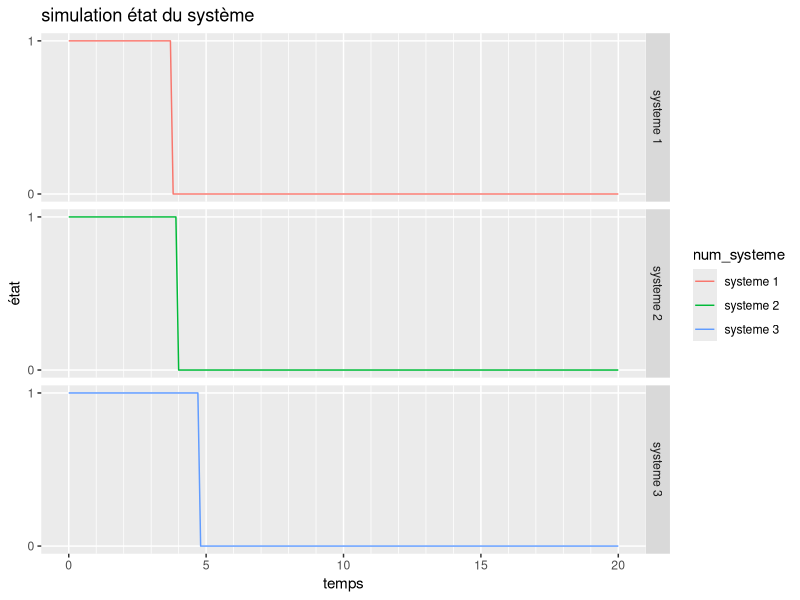
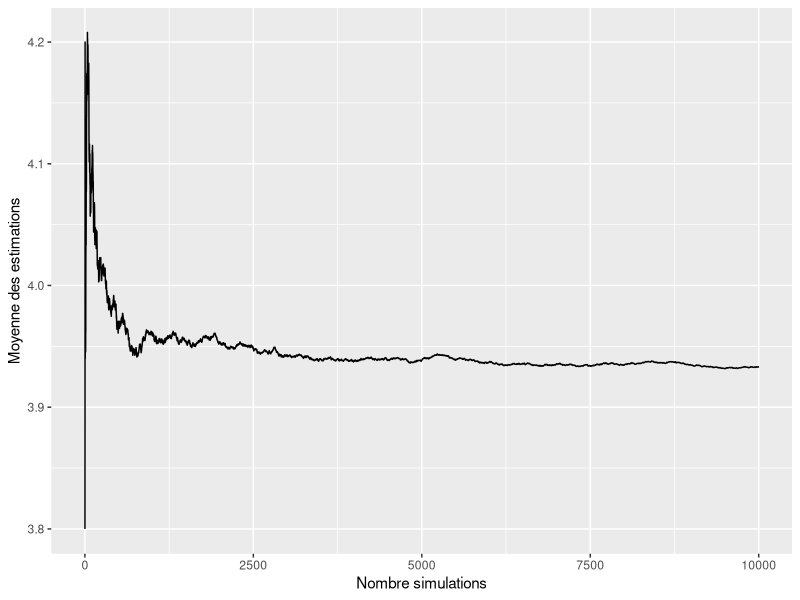
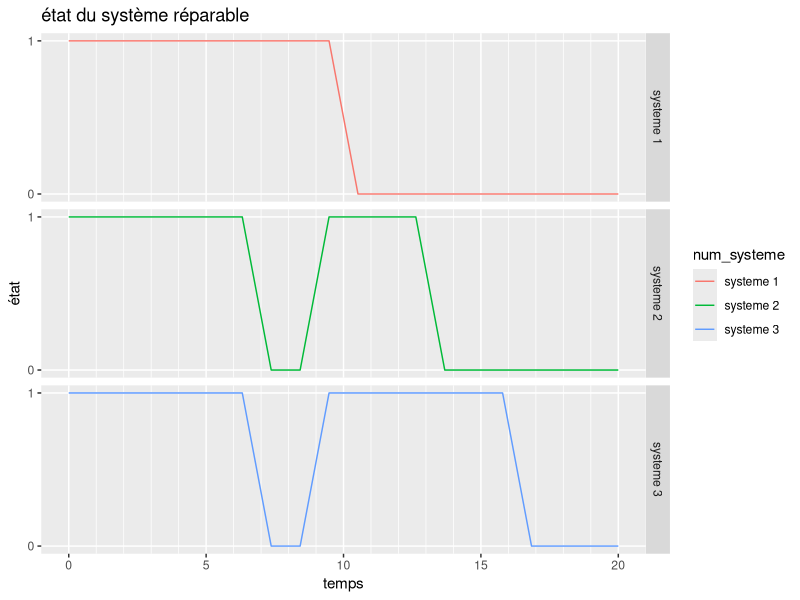

Here is the R script that generated these plots, in order:
## ---- chunk 1
knitr::opts_chunk$set(echo = FALSE, message = FALSE, warning = FALSE)
## ---- chunk 2
library(ggplot2)
library(zoo)
library(magrittr)
## ---- chunk 3
phi <- function(x){
  rep <- (x[5]*((1-(1-x[1])*(1-x[2]))*(1-(1-x[3])*(1-x[4])))+(1-x[5])*(1-(1-x[1]*x[3])*(1-x[2]*x[4])))*x[6]*(1-(1-x[7]*x[10])*(1-x[8]*x[9]))
  return(rep)
}
## ---- chunk 4
simu_etat_systeme <- function(lambda, beta, t){
  X <- matrix(data = rep(0, 10*length(t)), ncol = 10, nrow = length(t))
  S <- rep(0,length(t))
  u <- runif(10, 0, 1)
  w <- rweibull(10, lambda, beta)
  max <- max(t)
  
  for(i in 1:length(t)){
    for(j in 1:10){
      if(t[i] < w[j]){
        X[i,j] <- 1
      }
    }
    S[i] <- phi(X[i,])
    if((S[i] == 0) && (S[i-1] == 1)){
      max <- t[i]
    }
  }
  return(list(etat = S, last = max))
}
## ---- chunk 5
lambda <- 5
beta <- 5
t <- seq(0, 20, 0.1)

set.seed(1)
systeme1 <- simu_etat_systeme(lambda, beta, t)
systeme2 <- simu_etat_systeme(lambda, beta, t)
systeme3 <- simu_etat_systeme(lambda, beta, t)
df1 <- data.frame(systeme = c(systeme1[[1]], systeme2[[1]], systeme3[[1]]),
                  num_systeme = c(rep("systeme 1",length(t)), rep("systeme 2",length(t)), rep("systeme 3",length(t))),
                  t = rep(t, 3))

g1 <- df1 %>% 
  ggplot() +
  geom_line(aes(x = t, y = systeme, col = num_systeme)) +
  labs(title = "simulation état du système",
       x = "temps",
       y = "état") +
  scale_y_continuous(breaks = c(0, 1), minor_breaks = c(0,1)) +
  scale_x_continuous(breaks = seq(0, 20, 5), minor_breaks = seq(0, 20, 1)) +
  facet_grid(num_systeme ~ .)
g1
## ---- chunk 6
simu_T <- function(n){
  simu <- rep(-1, n)
  for(i in 1:n){
    simu[i] <- simu_etat_systeme(lambda, beta, t)[[2]]
  }
  return(simu)
}

set.seed(1)
n <- 10000
simu <- simu_T(n)

esperance <- mean(simu)

confint <- c(mean(simu) - 1.96 * sd(simu)/sqrt(n), mean(simu) + 1.96 * sd(simu)/sqrt(n))

esperance
confint
## ---- chunk 7
nb.simu <- matrix(1:n, n, 1)
esp.cumul <- cumsum(simu)/nb.simu
df.si <- data.frame(nb.simu, esp.cumul)
ggplot(df.si,aes(x=nb.simu, y=esp.cumul))+
 geom_line()+
 xlab("Nombre simulations")+
 ylab("Moyenne des estimations")
## ---- chunk 8
fonction_interval=function(n,inter,i){
  t=NULL
  d=NULL
  for (v in seq(1,n,inter)) {
    if(v==i){
      t[v]=1
    }
    else{
      t[v]=0
    }
  }
  t=t[!is.na(t)]
  w=sum(t)
  if(w==0){
    d=0
  }
  else{
    d=1 
  }
  return(d)
}

phi2 <- function(a, n, lambda, beta,inter){
  t <- seq(0, a,length.out =n)
  y <- rep(0,n)
  u <- runif(10,0,1)
  x <- matrix(0, nrow = n, ncol = 10)
  
  for(i in 1:n){
    for(j in c(1,2,3,4,5,7,8,9,10)){
      if(t[i] < (lambda*(-log(u[j]))^(1/beta))){
        x[i,j] <- 1
      }
    }
  }
  d=0
  for(i in 1:n){
    if(t[i-d] < (lambda*(-log(u[6]))^(1/beta))){
      x[i,6] <- 1
    }
    if(fonction_interval(n,inter,i)==1 & x[i,6]==0){ 
      d <- i
      u[6] <- runif(1,0,1)
    }
  }
  # y[i] <- phi(x[i,])
  return(x)
}

phi3 <- function(a, n, lambda, beta,inter){
  y=NULL
  matrice=phi2(a, n, lambda, beta,inter)
  for (i in 1:n) {
    y[i]=phi(matrice[i,]) 
  }
  return(y)
}
## ---- chunk 9
a <- 20
n <- 20
lambda <- 15
beta <- 3
inter <- 4

set.seed(10560)
df2 <- data.frame(systeme = c(phi3(a,n,lambda,beta,inter), phi3(a,n,lambda,beta,inter), phi3(a,n,lambda,beta,inter)),
                  num_systeme = c(rep("systeme 1",n), rep("systeme 2",n), rep("systeme 3",n)),
                  t = rep(seq(0, a, length.out = n), 3))

g2 <- df2 %>% 
  ggplot() +
  geom_line(aes(x = t, y = systeme, col = num_systeme)) +
  labs(title = "état du système réparable",
       x = "temps",
       y = "état") +
  scale_y_continuous(breaks = c(0, 1), minor_breaks = c(0,1)) +
  scale_x_continuous(breaks = seq(0, 20, 5), minor_breaks = seq(0, 20, 1)) +
  facet_grid(num_systeme ~ .)
g2
## ---- chunk 10
# Esperance de T
tp_i_de_panne <- function(a, n, lambda, beta,inter){
  y=NULL
  d=0
  matrice=phi2(a, n, lambda, beta,inter)
  for (i in 1:n) {
    y[i]=phi(matrice[i,]) 
  }
  for (i in n:1){
    if(y[i]==1 & i==n ){
      d=n
      break
    }
    if(y[i]==1){
      d=i+1
      break
    }
  }
  return(d)
}

nbtot_realisation_t=function(a, n, lambda, beta,inter,nbtot){
  vector=NULL
  for(i in 1:nbtot){
    vector[i]=tp_i_de_panne(a, n, lambda, beta,inter)
  }
  return(vector)
}

E_T=function(a, n, lambda, beta,inter,nbtot){
  t=nbtot_realisation_t(a, n, lambda, beta,inter,nbtot)
  moyenne=(1/nbtot)*sum(t)
  return(moyenne)
}
## ---- chunk 11
# Esperance de N
nb_intervention <- function(a, n, lambda, beta,inter){
  t <- seq(0, a,length.out =n)
  y <- rep(0,n)
  u <- runif(10,0,1)
  x <- matrix(0, nrow = n, ncol = 10)
  
  for(i in 1:n){
    for(j in c(1,2,3,4,5,7,8,9,10)){
      if(t[i] < (lambda*(-log(u[j]))^(1/beta))){
        x[i,j] <- 1
      }
    }
  }
  d=0
  intervention=0
  for(i in 1:n){
    if(t[i-d] < (lambda*(-log(u[6]))^(1/beta))){
      x[i,6] <- 1
    }
    if(fonction_interval(n,inter,i)==1){
      intervention <- intervention + 1
      if(x[i,6] == 0){
        d <- i
        u[6] <- runif(1,0,1)
      }
    }
  }
  return(intervention)
}

nb_realisation_intervention=function(a, n, lambda, beta,inter,nbtot){
  vector=NULL
  for(i in 1:nbtot){
    vector[i]=nb_intervention(a, n, lambda, beta,inter)
  }
  return(vector)
}

moyenne_intervention=function(a, n, lambda, beta,inter,nbtot){
  moyenne=(1/nbtot)*sum(nb_realisation_intervention(a, n, lambda, beta,inter,nbtot))
  return(moyenne)
}
## ---- chunk 12
# Fonction récompense
a_val <- 200
n_val <- 200
lambda_val <- 15
beta_val <- 3
nbtot_val <- 100
cout_val <- 100
gain_val <- 250

set.seed(1)
recompense<-function(inter, a=a_val, n=n_val, lambda=lambda_val, beta=beta_val,nbtot=nbtot_val,cout=cout_val,gain=gain_val){
  gain_moyen <- gain*E_T(a, n, lambda, beta,inter,nbtot)
  cout_moyen <- cout*moyenne_intervention(a, n, lambda, beta,inter,nbtot)
  r <- gain_moyen - cout_moyen
  return(r)
}
solution=optimize(recompense,c(0, 200),maximum = TRUE)
solution
